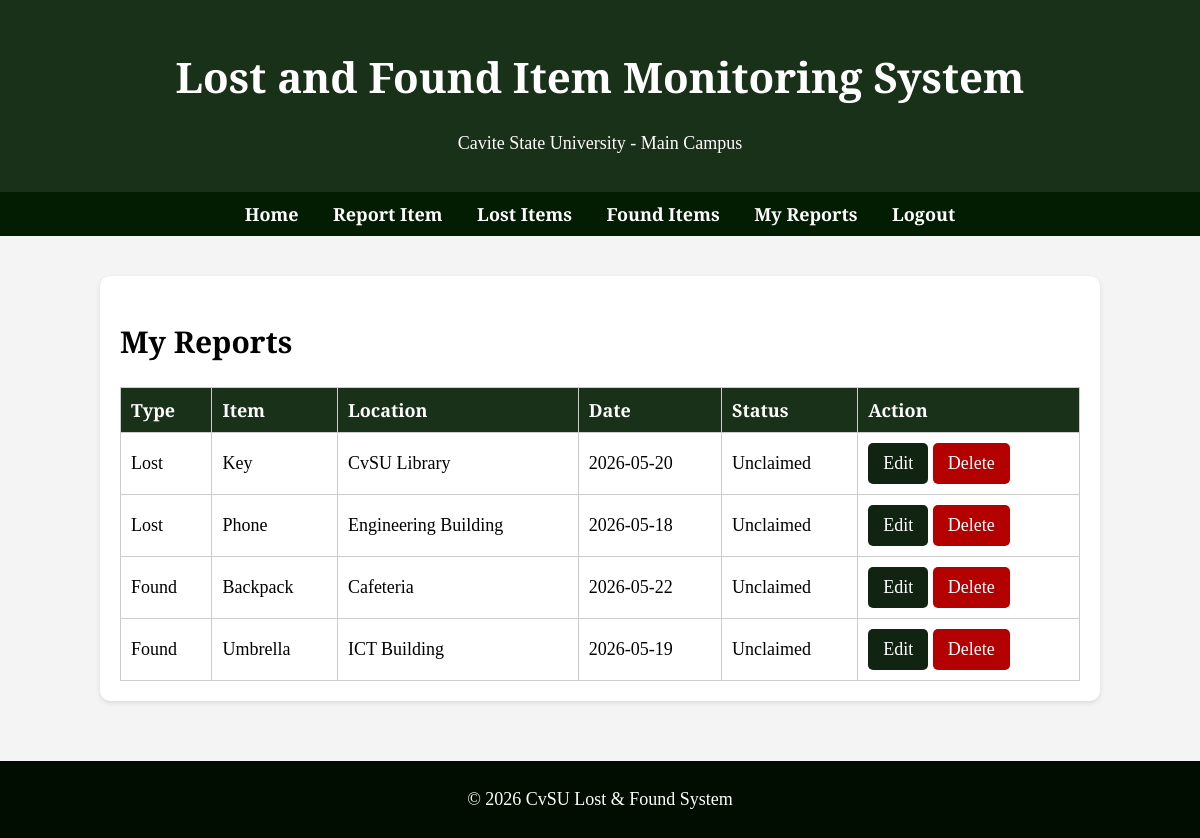
Screenshot of /my-reports.php (signed in) with the database file from the repository.
### tables this page shows
CREATE TABLE IF NOT EXISTS items (
    id INT AUTO_INCREMENT PRIMARY KEY,
    user_id INT NOT NULL,
    item_type ENUM('lost', 'found') NOT NULL,
    item_name VARCHAR(100) NOT NULL,
    description TEXT NOT NULL,
    location VARCHAR(150) NOT NULL,
    item_date DATE NOT NULL,
    contact VARCHAR(100) NOT NULL,
    image VARCHAR(255),
    status ENUM('claimed', 'unclaimed') DEFAULT 'unclaimed',
    created_at TIMESTAMP DEFAULT CURRENT_TIMESTAMP,
    FOREIGN KEY (user_id) REFERENCES users(id) ON DELETE CASCADE
);

### my-reports.php (the view, shortened to what this page needs)
<?php
require 'config.php';
$stmt = $pdo->prepare('SELECT * FROM items WHERE user_id = ? ORDER BY created_at DESC');
$stmt->execute([$_SESSION['user_id']]);
$items = $stmt->fetchAll(PDO::FETCH_ASSOC);
include 'header.php';
?>
<main>
    <section class="items">
        <h2>My Reports</h2>
        <table>
            <tr>
                <th>Type</th>
                <th>Item</th>
                <th>Location</th>
                <th>Date</th>
                <th>Status</th>
                <th>Action</th>
            </tr>
            <?php foreach ($items as $item): ?>
            <tr>
                <td><?= htmlspecialchars(ucfirst($item['item_type'])) ?></td>
                <td><?= htmlspecialchars($item['item_name']) ?></td>
                <td><?= htmlspecialchars($item['location']) ?></td>
                <td><?= htmlspecialchars($item['item_date']) ?></td>
                <td><?= htmlspecialchars(ucfirst($item['status'])) ?></td>
                <td>
                    <a class="small-btn" href="edit-item.php?id=<?= $item['id'] ?>">Edit</a>
                    <a class="small-btn danger" href="delete-item.php?id=<?= $item['id'] ?>" onclick="return confirm('Delete this report?');">Delete</a>
                </td>
            </tr>
            <?php endforeach; ?>
        </table>
    </section>
</main>
<?php include 'footer.php'; ?>

### header.php (shortened to what this page needs)
<!DOCTYPE html>
<html lang="en">
<head>
    <link rel="stylesheet" href="style.css">
</head>
<body>
<header>
    <h1>Lost and Found Item Monitoring System</h1>
    <p>Cavite State University - Main Campus</p>
</header>
<nav>
    <?php if (isset($_SESSION['user_id'])): ?>
        <a href="home.php">Home</a>
        <a href="report-item.php">Report Item</a>
        <a href="lost-items.php">Lost Items</a>
        <a href="found-items.php">Found Items</a>
        <a href="my-reports.php">My Reports</a>
        <a href="logout.php">Logout</a>
    <?php else: ?>
        <a href="index.php">Login</a>
        <a href="register.php">Register</a>
    <?php endif; ?>
</nav>

### footer.php
<footer>
    <p>&copy; 2026 CvSU Lost & Found System</p>
</footer>
</body>
</html>

### style.css (style rules this page uses)
* { font-family: "Playfair Display", serif !important; }
body { margin: 0; background-color: #f4f4f4; font-size: 18px; }
h1 { font-size: 42px; font-weight: 900; }
h2 { font-size: 30px; font-weight: 800; }
nav a { font-size: 18px; font-weight: 800; }
header { background-color: #193119; color: white; text-align: center; padding: 20px; }
nav { background-color: #021d02; text-align: center; padding: 10px; }
nav a { color: white; margin: 0 15px; text-decoration: none; font-weight: bold; }
main { padding: 20px; max-width: 1000px; margin: auto; }
.form-section, .items, .home-section { background: white; padding: 20px; border-radius: 10px; margin: 20px auto; box-shadow: 0 2px 5px rgba(0,0,0,0.1); }
form button, button, .small-btn, .auth-buttons .btn { background-color: #112311; color: white; border: none; cursor: pointer; text-decoration: none; padding: 10px 15px; border-radius: 5px; display: inline-block; }
table { width: 100%; border-collapse: collapse; background: white; }
th, td { border: 1px solid #ccc; padding: 10px; text-align: left; }
th { background: #193119; color: white; }
.danger { background-color: #b30000; }
footer { text-align: center; padding: 10px; background: #010d01; color: white; margin-top: 20px; }

### rows the page displays
items: item_type "Lost", item_name "Key", location "CvSU Library", item_date "2026-05-20", status "Unclaimed"
items: item_type "Lost", item_name "Phone", location "Engineering Building", item_date "2026-05-18", status "Unclaimed"
items: item_type "Found", item_name "Backpack", location "Cafeteria", item_date "2026-05-22", status "Unclaimed"
items: item_type "Found", item_name "Umbrella", location "ICT Building", item_date "2026-05-19", status "Unclaimed"
